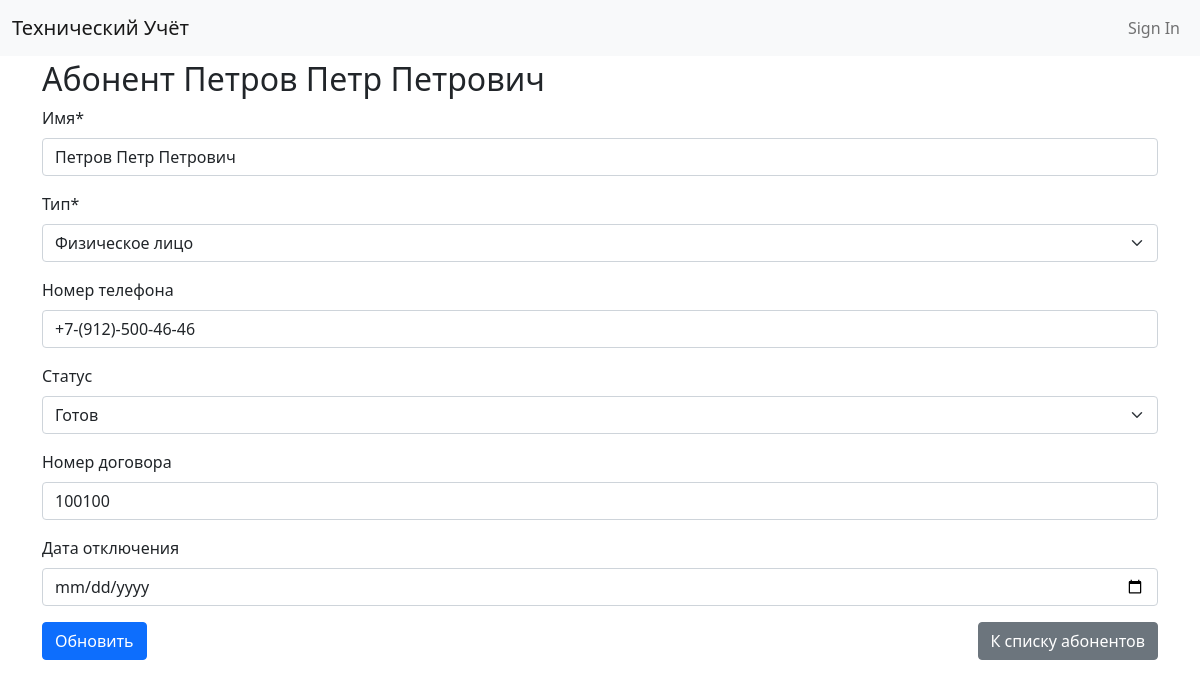
Page /abonents/8/ on the committed database.
### abonents/models.py (models this page shows, shortened)
class Abonent(models.Model):
    name = models.CharField('Имя', max_length=25, unique=True)
    type = models.ForeignKey(AbonentType, on_delete=models.CASCADE, verbose_name="Тип")
    created_date = models.DateField('Дата создания', auto_now_add=True)
    change_date = models.DateField('Дата изменения', auto_now=True)
    enable_date = models.DateField('Дата подключения', blank=True, null=True)
    disable_date = models.DateField('Дата отключения', blank=True, null=True)
    phone = models.CharField('Номер телефона', max_length=30, unique=True, null=True, blank=True)
    contract = models.CharField('Номер договора', max_length=50, unique=True, null=True, blank=True)
    object_status = models.ForeignKey(
        ObjectStatus,
        on_delete=models.CASCADE,
        verbose_name='Статус',
        blank=True,
        null=True
    )
    building = models.ForeignKey(
        'buildings.building',
        on_delete=models.CASCADE,
        verbose_name="Здание",
        null=True,
        blank=True
    )
    class Meta:
        verbose_name = "Абонент"
        verbose_name_plural = "Абоненты"
        ordering = ['id']

class AbonentType(models.Model):
    name = models.CharField('Наименование', max_length=16, unique=True)
    class Meta:
        verbose_name = "Тип абонента"
        verbose_name_plural = "Типы абонентов"
        ordering = ['id']
    def __str__(self):
        return self.name

class ObjectStatus(models.Model):
    name = models.CharField('Наименование', max_length=50, unique=True)
    class Meta:
        verbose_name = "Статус объекта"
        verbose_name_plural = "Статусы объектов"
        ordering = ['id']
    def __str__(self):
        return self.name

### abonents/views.py (the view)
# urls.py: path("<int:pk>/", UpdateAbonentView.as_view(), name='abonent-detail'),
class UpdateAbonentView(UpdateView):
    model = Abonent
    template_name = "abonents/update.html"
    fields = [i for i in create_and_update_fileds if i != 'building'] + ['disable_date']
    success_url = '/abonents/'

### techuchet/users/context_processors.py (called while the page is built)
def allauth_settings(request):
    return {
        "ACCOUNT_ALLOW_REGISTRATION": settings.ACCOUNT_ALLOW_REGISTRATION,
    }

### abonents/templates/abonents/update.html (shortened to what this page needs)
{% extends "base.html" %}
{% load crispy_forms_tags %}
{% block content %}
    <h2>Абонент {{ object.name }}</h2>
    <form method="post">{% csrf_token %}
      {{ form|crispy }}
      <div class="d-flex justify-content-between">
        <button type="submit" class="btn btn-primary">Обновить</button>
        <a href="{% url 'abonent-list'%}" role="button" class="btn btn-secondary">К списку абонентов</a>
      </div>
    </form>
{% endblock %}

### rows in the picture
Abonent: name "Петров Петр Петрович", type "Физическое лицо", phone "+7-(912)-500-46-46", object_status "Готов", contract "100100"
